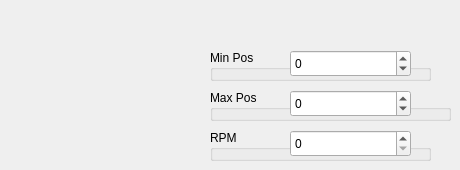
            <widget class="QWidget" name="tab_29">
             <attribute name="title">
              <string>Pos Control</string>
             </attribute>
             <widget class="QGroupBox" name="groupBox_53">
              <property name="geometry">
               <rect>
                <x>210</x>
                <y>50</y>
                <width>221</width>
                <height>31</height>
               </rect>
              </property>
              <property name="title">
               <string>Min Pos</string>
              </property>
              <widget class="QSpinBox" name="appconfPosMin">
               <property name="geometry">
                <rect>
                 <x>80</x>
                 <y>0</y>
                 <width>121</width>
                 <height>27</height>
                </rect>
               </property>
               <property name="minimum">
                <number>-10000</number>
               </property>
               <property name="maximum">
                <number>10000</number>
               </property>
              </widget>
             </widget>
             <widget class="QGroupBox" name="groupBox_54">
              <property name="geometry">
               <rect>
                <x>210</x>
                <y>90</y>
                <width>241</width>
                <height>31</height>
               </rect>
              </property>
              <property name="title">
               <string>Max Pos</string>
              </property>
              <widget class="QSpinBox" name="appconfPosMax">
               <property name="geometry">
                <rect>
                 <x>80</x>
                 <y>0</y>
                 <width>121</width>
                 <height>27</height>
                </rect>
               </property>
               <property name="minimum">
                <number>-10000</number>
               </property>
               <property name="maximum">
                <number>10000</number>
               </property>
              </widget>
             </widget>
             <widget class="QGroupBox" name="groupBox_55">
              <property name="geometry">
               <rect>
                <x>210</x>
                <y>130</y>
                <width>221</width>
                <height>31</height>
               </rect>
              </property>
              <property name="title">
               <string>RPM</string>
              </property>
              <widget class="QSpinBox" name="appconfPosRPM">
               <property name="geometry">
                <rect>
                 <x>80</x>
                 <y>0</y>
                 <width>121</width>
                 <height>27</height>
                </rect>
               </property>
               <property name="maximum">
                <number>30000</number>
               </property>
               <property name="singleStep">
                <number>100</number>
               </property>
              </widget>
             </widget>
            </widget>
